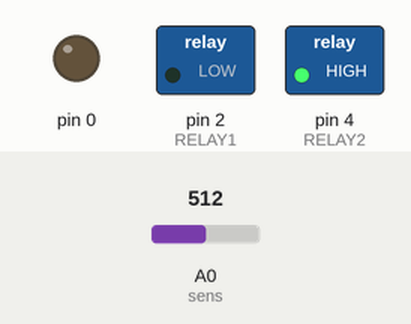
This sketch was run on a simulated Arduino Uno, built with avr-gcc and run on an emulated ATmega328P. Shown: switched loads named in the sketch (green lamp = pin HIGH), output pins drawn as LEDs (lit = HIGH). Inputs (shaded band) come from the test bench; at power-on: A0 (sens) = 512.

Above: at 11.4 s.
11.5 s: A0 (sens) set to 708
At 17.5 s:
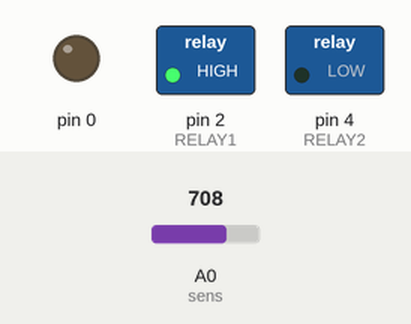
22.5 s: A0 (sens) set to 724
At 33.5 s:
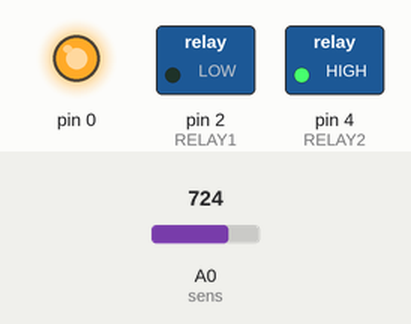
At 38.5 s:
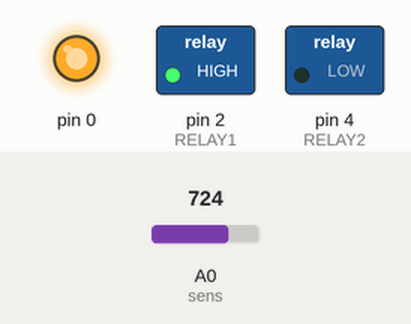
Timing chart, 0 to 49.5 s (numbered marks = the images above; inputs shaded):
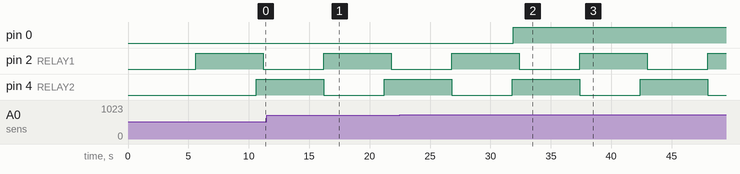

Measured:
- the behaviour switches between 716 and 717 on A0 (sens) (found by bisection; images 1 and 2)
- after the input at 22.5 s, pin 0: LOW → HIGH after 9.4 s
- by itself, pin 2 (RELAY1), pin 4 (RELAY2): alternates HIGH for 5.6 s and LOW for 5.0 s

The sketch:

relay.ino
```cpp
 int led;
int sens = A0;

#define RELAY1  2

#define RELAY2  4

//#define RELAY3  8

//#define RELAY4  9


void setup()

{
pinMode(sens,INPUT);
pinMode(led,OUTPUT);
// Initialise the Arduino data pins for OUTPUT

  pinMode(RELAY1, OUTPUT);

  pinMode(RELAY2, OUTPUT);

  //pinMode(RELAY3, OUTPUT);

  //pinMode(RELAY4, OUTPUT);

}


 void loop()

{int x;
x=analogRead(sens);
delay(100);
if(x>716)
analogWrite(led,x);
delay(500);
Serial.print("reading=");
Serial.println(x);


   digitalWrite(RELAY1,LOW);           // Turns ON Relays 1

   delay(5000);                                      // Wait 2 seconds

   digitalWrite(RELAY1,HIGH);          // Turns Relay Off


   digitalWrite(RELAY2,LOW);           // Turns ON Relays 2

   delay(5000);                                      // Wait 2 seconds

   digitalWrite(RELAY2,HIGH);          // Turns Relay Off


   //digitalWrite(RELAY3,LOW);           // Turns ON Relays 3

   //delay(2000);                                      // Wait 2 seconds

   //digitalWrite(RELAY3,HIGH);          // Turns Relay Off


   //digitalWrite(RELAY4,LOW);           // Turns ON Relays 4

   //delay(2000);                                      // Wait 2 seconds

   //digitalWrite(RELAY4,HIGH);          // Turns Relay Off

 }
```
